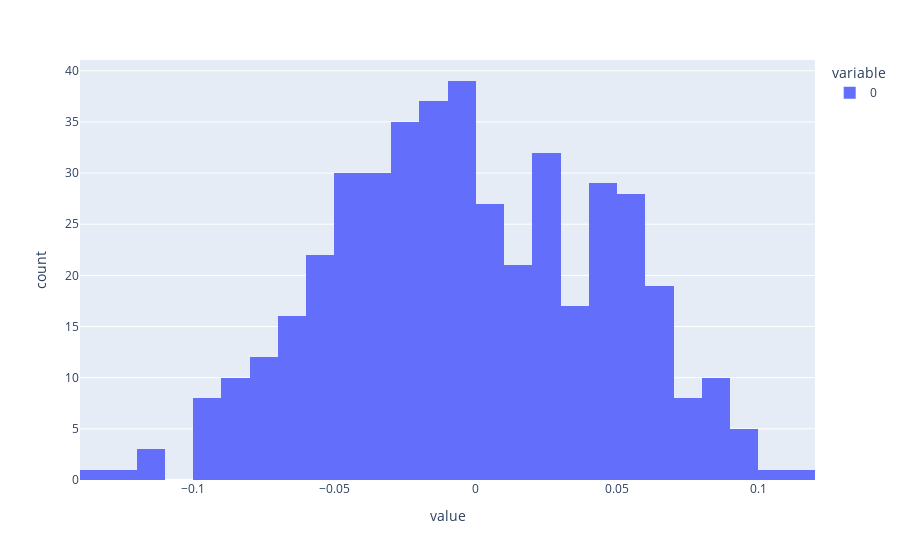

Notebook source saved alongside this figure:
### Code cell
from plotly.express import histogram
histogram(data_)

### Figure 1 — Plotly figure (JSON) as saved in the notebook; plotly's stock layout.template omitted (floating-point values rounded to 4 significant figures; data arrays with more than 128 entries replaced by an {"elided": "..."} marker saying what was removed)
{"data": [{"alignmentgroup": "True", "bingroup": "x", "hovertemplate": "variable=0<br>value=%{x}<br>count=%{y}<extra></extra>", "legendgroup": "0", "marker": {"color": "#636efa", "pattern": {"shape": ""}}, "name": "0", "offsetgroup": "0", "orientation": "v", "showlegend": true, "type": "histogram", "x": {"elided": "442 float values"}, "xaxis": "x", "yaxis": "y"}], "layout": {"barmode": "relative", "legend": {"title": {"text": "variable"}, "tracegroupgap": 0}, "margin": {"t": 60}, "xaxis": {"anchor": "y", "domain": [0, 1], "title": {"text": "value"}}, "yaxis": {"anchor": "x", "domain": [0, 1], "title": {"text": "count"}}}}
